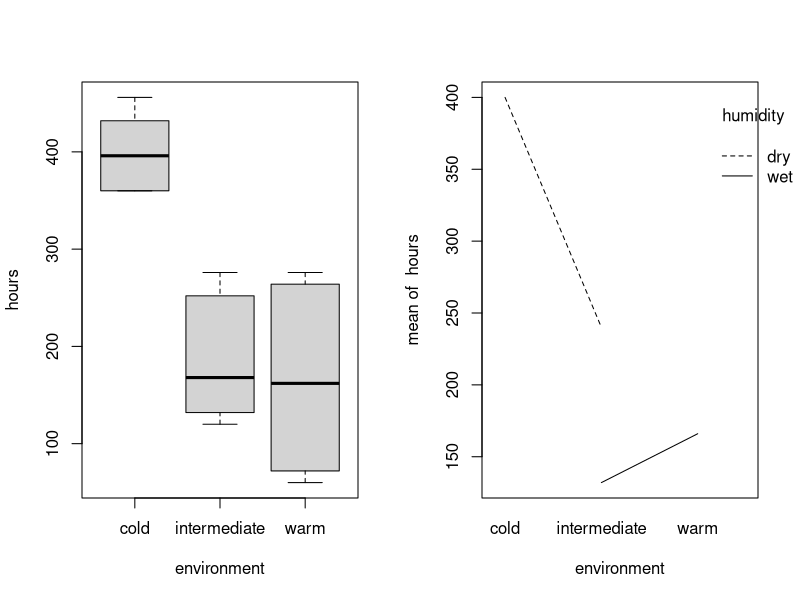
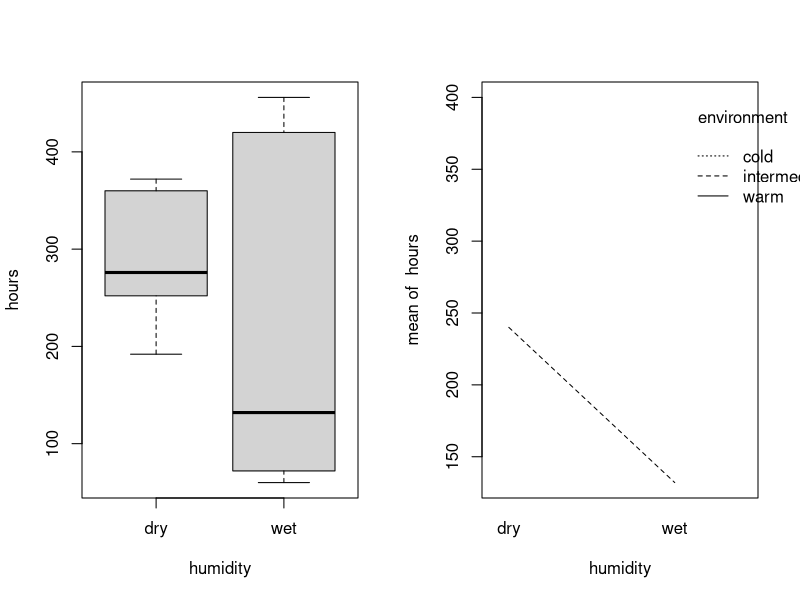
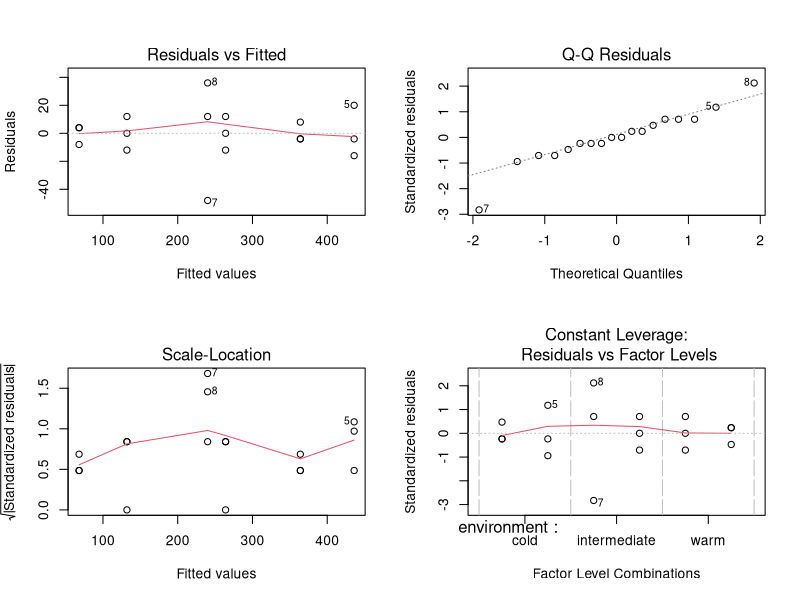

Reproduce these figures in R, in order.
## ---- chunk 1
knitr::opts_chunk$set(fig.height = 2.5)
options(show.signif.stars=FALSE)
## ---- chunk 2
bread = read.table(file = 'data/bread.txt', header = TRUE)
## ---- chunk 3
# The randomization process for 18 slices
# Take hours column from the data
hours = as.vector(as.matrix(bread$hours))
# Create environment column
environment = rep(c('cold', 'intermediate', 'warm'), each = 6)
# Create humidity column
humidity = rep(c('dry', 'wet'), each = 9)
# Converting to data frame
data.frame(cbind(hours, environment, humidity))
## ---- chunk 4
# Divide into two columns
par(mfrow=c(1, 2))
# Boxplot vs interaction plot in hours~environment
boxplot(hours~environment, data = bread)
interaction.plot(environment, humidity, hours, fixed = TRUE)
# Boxplot vs interaction plot in hours~humidity
boxplot(hours~humidity, data = bread)
interaction.plot(humidity, environment, hours, fixed = TRUE)
## ---- chunk 5
# Creating linear model and ANOVA test
breadaov = lm(hours~environment*humidity, data = bread); anova(breadaov)
p_interaction = anova(breadaov)$Pr[3]
## ---- chunk 6
par(mfrow=c(2, 2))
# Plot the linear fitted model graphs
plot(breadaov)
